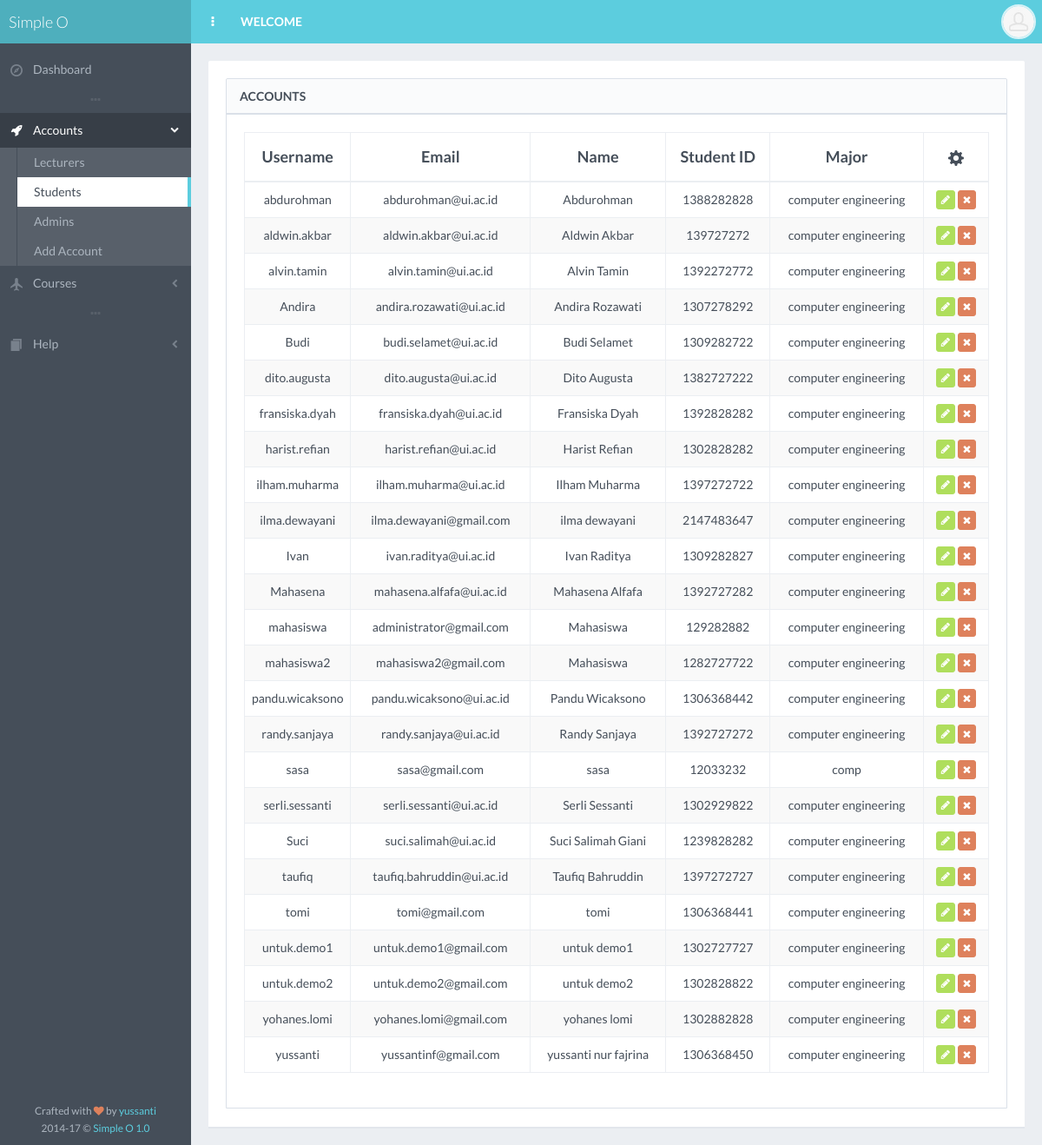
The app's page /seeStudent.php (signed in) with its own data.
### tables this page shows
CREATE TABLE `tb_user` (
  `username` varchar(20) NOT NULL,
  `email` varchar(40) NOT NULL,
  `password` varchar(50) NOT NULL,
  `name` varchar(40) NOT NULL,
  `npm` int(11) NOT NULL,
  `major` varchar(40) NOT NULL,
  `level` varchar(20) NOT NULL,
  `img` varchar(200) NOT NULL
);

### inc/configAdmin.php (called while the page is built, shortened)
<?php
$primary_nav = array(
    array(
        'name'  => 'Dashboard',
        'url'   => 'dashboardAdm.php',
        'icon'  => 'gi gi-compass'
    ),
    array(
        'url'   => 'separator',
    ),
    array(
        'name'  => 'Accounts',
        'icon'  => 'fa fa-rocket',
        'sub'   => array(
            array(
                'name'  => 'Lecturers',
                'url'   => 'seeLecturer.php',
            ),
            array(
                'name'  => 'Students',
                'url'   => 'seeStudent.php',
            ),
            array(
                'name'  => 'Admins',
                'url'   => 'seeAdmin.php',
            ),
            array(
                'name'  => 'Add Account',
                'url'   => 'addAccount.php',
            )
        )
    ),
    array(
        'name'  => 'Courses',
        'icon'  => 'gi gi-airplane',
        'sub'   => array(
            array(
                'name'  => 'Add Course',
                'url'   => 'addCourses.php',
            ),
            array(
                'name'  => 'View Courses',
                'url'   => 'seeCourses.php',
            )
        )
    ),
    array(
        'url'   => 'separator',
    ),
    array(
        'name'  => 'Help',
        'icon'  => 'gi gi-more_items',
        'sub'   => array(
            array(
                'name'  => 'FAQ',
                'url'   => 'faqAdm.php'
            )
        )
    )
);

### seeStudent.php (the view, shortened to what this page needs)
<?php include 'inc/configAdmin.php'; $template['header_link'] = 'WELCOME'; ?>
<?php include 'inc/template_start.php'; ?>
<?php include 'inc/page_head.php'; ?>
<div id="page-content">
    <div class="block">
    <div class="block full">
        <div class="block-title">
            <h2>Accounts</h2>
        </div>
        <div class="table-responsive">
            <table id="example-datatable" class="table table-striped table-bordered table-vcenter">
                <thead>
                    <tr>
                        <th class="text-center" style="width: 120px;">Username</th>
                        <th class="text-center">Email</th>
                        <th class="text-center">Name</th>
                        <th style="width: 120px;" class="text-center">Student ID</th>
                        <th class="text-center">Major</th>
                        <th class="text-center" style="width: 75px;"><i class="gi gi-cogwheel"></i></th>
                    </tr>
                </thead>
                <tbody>
                   <tr>
                        <?php    $query1 = mysql_query("SELECT * FROM tb_user where level='Mahasiswa'");
                    while($baris1=mysql_fetch_array($query1)) {
                    ?>
                    <tr>
                        <td><center><?php echo $baris1['username'] ;?></td></center>
                        <td><center><?php echo $baris1['email'] ;?></td></center>
                        <td><center><?php echo $baris1['name'] ;?></td></center>
                        <td><center><?php echo $baris1['npm'] ;?></td></center>
                        <td><center><?php echo $baris1['major'] ;?></td></center>
                        <td class="text-center">
                            <a href="editAccount.php?usr=<?php echo $baris1['username']; ?>" data-toggle="tooltip" title="Edit Account" class="btn btn-effect-ripple btn-xs btn-success"><i class="fa fa-pencil"></i></a>
                            <a href="deleteAccount.php?usr=<?php echo $baris1['username']; ?>" data-toggle="tooltip" title="Delete Account" class="btn btn-effect-ripple btn-xs btn-danger"><i class="fa fa-times"></i></a>
                        </td>
                    </tr>
                    <?php } ?>
                </tbody>
            </table>
        </div>
    </div>
    </div>
</div>
<?php include 'inc/page_footer.php'; ?>
<?php include 'inc/template_end.php'; ?>

### inc/template_start.php (shortened to what this page needs)
<!DOCTYPE html>
 <html class="no-js" lang="en">
    <head>
        <link rel="stylesheet" href="css/bootstrap.min.css">
        <link rel="stylesheet" href="css/plugins.css">
        <link rel="stylesheet" href="css/main.css">
        <link rel="stylesheet" href="css/themes.css">
    </head>
    <body>

### inc/page_head.php (shortened to what this page needs)
<div id="page-wrapper"<?php if ($template['page_preloader']) { echo ' class="page-loading"'; } ?>>
    <?php
        $page_classes = '';
        if ($template['header'] == 'navbar-fixed-top') {
            $page_classes = 'header-fixed-top';
        } else if ($template['header'] == 'navbar-fixed-bottom') {
            $page_classes = 'header-fixed-bottom';
        }
        if ($template['sidebar']) {
            $page_classes .= (($page_classes == '') ? '' : ' ') . $template['sidebar'];
        }
    ?>
    <div id="page-container"<?php if ($page_classes) { echo ' class="' . $page_classes . '"'; } ?>>
        <?php if ($template['inc_sidebar']) { include 'inc/' . $template['inc_sidebar'] . '.php'; } ?>
        <div id="main-container">
            <?php if ($template['inc_header']) { include 'inc/' . $template['inc_header'] . '.php'; } ?>

### inc/page_sidebar.php (shortened to what this page needs)
<div id="sidebar">
    <div id="sidebar-brand" class="themed-background">
        <a href="" class="sidebar-title">
            <span class="sidebar-nav-mini-hide">Simple O<strong></strong></span>
        </a>
    </div>
    <div id="sidebar-scroll">
        <div class="sidebar-content">
            <?php if ($primary_nav) { ?>
            <ul class="sidebar-nav">
                <?php foreach( $primary_nav as $key => $link ) {
                    $link_class = '';
                    $li_active  = '';
                    $menu_link  = '';
                    $url        = (isset($link['url']) && $link['url']) ? $link['url'] : '#';
                    $active     = (isset($link['url']) && ($template['active_page'] == $link['url'])) ? ' active' : '';
                    $icon       = (isset($link['icon']) && $link['icon']) ? '<i class="' . $link['icon'] . ' sidebar-nav-icon"></i>' : '';
                    if (isset($link['sub']) && $link['sub']) {
                        foreach ($link['sub'] as $sub_link) {
                            if (in_array($template['active_page'], $sub_link)) {
                                $li_active = ' class="active"';
                                break;
                            }
                        }
                        $menu_link = 'sidebar-nav-menu';
                    }
                    if ($menu_link || $active) {
                        $link_class = ' class="'. $menu_link . $active .'"';
                    }
                ?>
                <?php if ($url == 'separator') {  ?>
                <li class="sidebar-separator">
                    <i class="fa fa-ellipsis-h"></i>
                </li>
                <?php } else {  ?>
                <li<?php echo $li_active; ?>>
                    <a href="<?php echo $url; ?>"<?php echo $link_class; ?>><?php if (isset($link['sub']) && $link['sub']) {  ?><i class="fa fa-chevron-left sidebar-nav-indicator sidebar-nav-mini-hide"></i><?php } echo $icon; ?><span class="sidebar-nav-mini-hide"><?php echo  $link['name']; ?></span></a>
                    <?php if (isset($link['sub']) && $link['sub']) {  ?>
                    <ul>
                        <?php foreach ($link['sub'] as $sub_link) {
                            $link_class = '';
                            $li_active = '';
                            $submenu_link = '';
                            $url        = (isset($sub_link['url']) && $sub_link['url']) ? $sub_link['url'] : '#';
                            $active     = (isset($sub_link['url']) && ($template['active_page'] == $sub_link['url'])) ? ' active' : '';
                            if ($submenu_link || $active) {
                                $link_class = ' class="'. $submenu_link . $active .'"';
                            }
                        ?>
                        <li<?php echo $li_active; ?>>
                            <a href="<?php echo $url; ?>"<?php echo $link_class; ?>><?php if (isset($sub_link['sub']) && $sub_link['sub']) { ?><i class="fa fa-chevron-left sidebar-nav-indicator"></i><?php } echo  $sub_link['name']; ?></a>
                        </li>
                        <?php } ?>
                    </ul>
                    <?php } ?>
                </li>
                <?php } ?>
                <?php } ?>
            </ul>
            <?php } ?>
        </div>
    </div>
    <div id="sidebar-extra-info" class="sidebar-content sidebar-nav-mini-hide">
        <div class="text-center">
            <small>Crafted with <i class="fa fa-heart text-danger"></i> by <a href="http://goo.gl/vNS3I" target="_blank">yussanti</a></small><br>
            <small><span id="year-copy"></span> &copy; <a href="http://goo.gl/RcsdAh" target="_blank"><?php echo $template['name'] . ' ' . $template['version']; ?></a></small>
        </div>
    </div>
</div>

### inc/page_header.php (shortened to what this page needs)
<header class="navbar<?php if ($template['header_navbar']) { echo ' ' . $template['header_navbar']; } ?><?php if ($template['header']) { echo ' '. $template['header']; } ?>">
    <ul class="nav navbar-nav-custom">
        <li>
            <a href="javascript:void(0)" onclick="App.sidebar('toggle-sidebar');this.blur();">
                <i class="fa fa-ellipsis-v fa-fw animation-fadeInRight" id="sidebar-toggle-mini"></i>
            </a>
        </li>
        <?php if ($template['header_link']) { ?>
        <li class="hidden-xs animation-fadeInQuick">
            <a href=""><strong><?php echo $template['header_link']; ?></strong></a>
        </li>
        <?php } ?>
    </ul>
    <ul class="nav navbar-nav-custom pull-right">
        <li class="dropdown">
            <a href="javascript:void(0)" class="dropdown-toggle" data-toggle="dropdown">
                <img src="img/placeholders/avatars/avatar9.jpg" alt="avatar">
            </a>
        </li>
    </ul>
</header>

### inc/page_footer.php (shortened to what this page needs)
        </div>
    </div>
</div>

### inc/template_end.php (shortened to what this page needs)
    </body>
</html>

### records on screen
tb_user: username "abdurohman", email "abdurohman@ui.ac.id", name "Abdurohman", npm "1388282828", major "computer engineering"
tb_user: username "aldwin.akbar", email "aldwin.akbar@ui.ac.id", name "Aldwin Akbar", npm "139727272", major "computer engineering"
tb_user: username "alvin.tamin", email "alvin.tamin@ui.ac.id", name "Alvin Tamin", npm "1392272772", major "computer engineering"
tb_user: username "Andira", email "andira.rozawati@ui.ac.id", name "Andira Rozawati", npm "1307278292", major "computer engineering"
tb_user: username "Budi", email "budi.selamet@ui.ac.id", name "Budi Selamet", npm "1309282722", major "computer engineering"
tb_user: username "dito.augusta", email "dito.augusta@ui.ac.id", name "Dito Augusta", npm "1382727222", major "computer engineering"
tb_user: username "fransiska.dyah", email "fransiska.dyah@ui.ac.id", name "Fransiska Dyah", npm "1392828282", major "computer engineering"
tb_user: username "harist.refian", email "harist.refian@ui.ac.id", name "Harist Refian", npm "1302828282", major "computer engineering"
tb_user: username "ilham.muharma", email "ilham.muharma@ui.ac.id", name "Ilham Muharma", npm "1397272722", major "computer engineering"
tb_user: username "ilma.dewayani", email "ilma.dewayani@gmail.com", name "ilma dewayani", npm "2147483647", major "computer engineering"
tb_user: username "Ivan", email "ivan.raditya@ui.ac.id", name "Ivan Raditya", npm "1309282827", major "computer engineering"
tb_user: username "Mahasena", email "mahasena.alfafa@ui.ac.id", name "Mahasena Alfafa", npm "1392727282", major "computer engineering"
tb_user: username "mahasiswa", email "administrator@gmail.com", name "Mahasiswa", npm "129282882", major "computer engineering"
tb_user: username "mahasiswa2", email "mahasiswa2@gmail.com", name "Mahasiswa", npm "1282727722", major "computer engineering"
tb_user: username "pandu.wicaksono", email "pandu.wicaksono@ui.ac.id", name "Pandu Wicaksono", npm "1306368442", major "computer engineering"
tb_user: username "randy.sanjaya", email "randy.sanjaya@ui.ac.id", name "Randy Sanjaya", npm "1392727272", major "computer engineering"
tb_user: username "sasa", email "sasa@gmail.com", name "sasa", npm "12033232", major "comp"
tb_user: username "serli.sessanti", email "serli.sessanti@ui.ac.id", name "Serli Sessanti", npm "1302929822", major "computer engineering"
tb_user: username "Suci", email "suci.salimah@ui.ac.id", name "Suci Salimah Giani", npm "1239828282", major "computer engineering"
tb_user: username "taufiq", email "taufiq.bahruddin@ui.ac.id", name "Taufiq Bahruddin", npm "1397272727", major "computer engineering"
tb_user: username "tomi", email "tomi@gmail.com", name "tomi", npm "1306368441", major "computer engineering"
tb_user: username "untuk.demo1", email "untuk.demo1@gmail.com", name "untuk demo1", npm "1302727727", major "computer engineering"
tb_user: username "untuk.demo2", email "untuk.demo2@gmail.com", name "untuk demo2", npm "1302828822", major "computer engineering"
tb_user: username "yohanes.lomi", email "yohanes.lomi@gmail.com", name "yohanes lomi", npm "1302882828", major "computer engineering"
tb_user: username "yussanti", email "yussantinf@gmail.com", name "yussanti nur fajrina", npm "1306368450", major "computer engineering"

### other values on screen
$link['name'] "Dashboard"
$link['name'] "Accounts"
$sub_link['name'] "Lecturers"
$sub_link['name'] "Students"
$sub_link['name'] "Admins"
$sub_link['name'] "Add Account"
$link['name'] "Courses"
$link['name'] "Help"
$template['name'] "Simple O"
$template['version'] "1.0"
$template['header_link'] "WELCOME"
